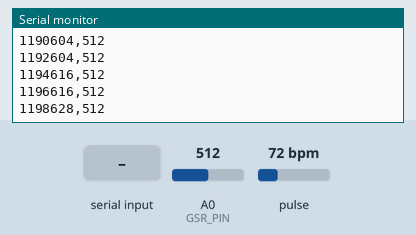
Recording of a sketch running on a simulated Arduino Uno, built with avr-gcc and run on an emulated ATmega328P. Parts: the last lines printed to the serial monitor. The inputs (shaded band) are chosen by the test bench; at power-on: A0 (GSR_PIN) = 512, pulse 72 bpm.

Above: at 1.2 s.
1.3 s: "t" received over Serial
At 2.7 s:
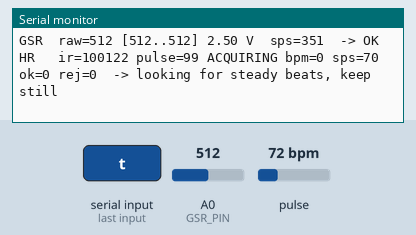
3.5 s: A0 (GSR_PIN) set to 323
At 6.18 s:
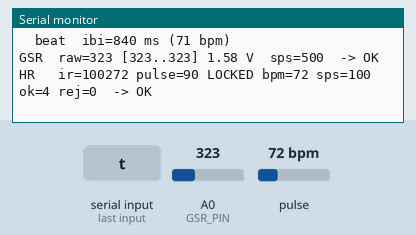
6.5 s: "s" received over Serial
At 7.5 s:
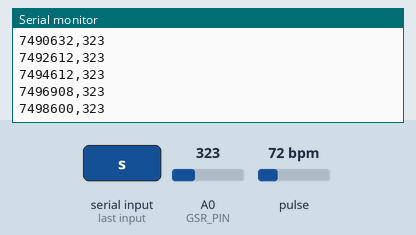
8.5 s: pulse set to 42 bpm
At 9.6 s:
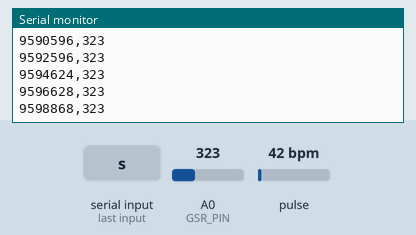
10.0 s: "t" received over Serial
At 10.6 s:
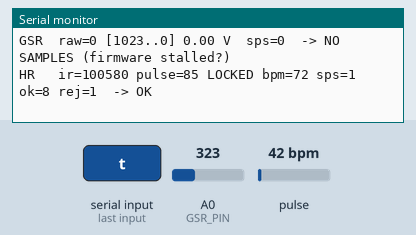
11.5 s: A0 (GSR_PIN) set to 0
At 13.9 s:
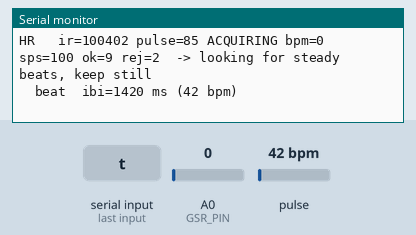
Timing chart, 0 to 15.4 s (numbered marks = the images above; inputs shaded):
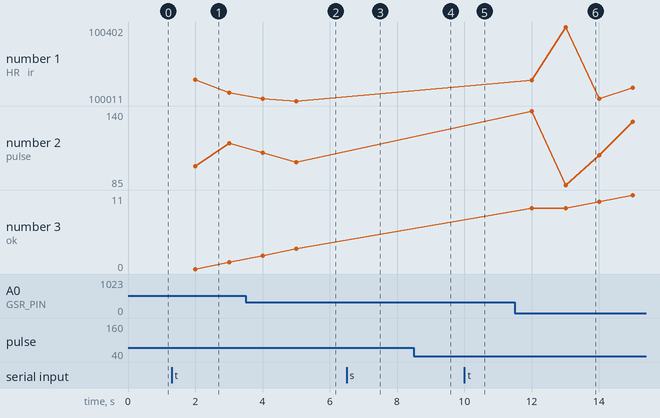

The sketch:

polygraph.ino
```cpp
// Combined polygraph firmware: GSR at 500 Hz on A0 + MAX30102 heart rate (I2C).
//
// Serial protocol (115200 baud, one record per line, see README.md):
//   <t_us>,<raw_adc>            500 Hz GSR sample (t_us = micros() just before analogRead)
//   B,<t_us>,<bpm>,<state>      1 Hz heart rate (bpm 0 unless LOCKED)
//   # <text>                    info / comments
//
// Serial commands: t = test mode (human-readable 1 s summary per sensor, stream off)
//                  s = stream mode (default, what the app reads)
// Test mode is not remembered: opening the port resets the board into stream mode.
//
// The BPM algorithm is ported unchanged from legacy/bpm_detector/bpm_detector.ino
// (sample-count time base, biquad band-pass, adaptive peak detector, IBI validation).
// The GSR tick has priority: the loop never blocks and drains at most one
// MAX30102 sample per iteration.

#include <Wire.h>
#include "MAX30105.h"

MAX30105 sensor;
bool sensorOk = false;

// ---- GSR ----
const byte GSR_PIN = A0;
const uint32_t GSR_INTERVAL_US = 2000;     // 500 Hz
const uint32_t LATE_US   = 500;            // a tick later than this counts as "late"
const uint32_t RESYNC_US = 10000;          // more than this behind -> resync, no catch-up burst
const uint32_t SENSOR_POLL_US = 4000;      // how often to ask the MAX30102 for new FIFO data
// Don't start I2C this close to the next GSR tick. A sensor.check() takes ~0.5 ms.
// Must stay well under 2000 - (GSR tick cost): in stream mode printing the GSR line
// (10-digit uint32 -> ~10 slow divisions) + analogRead uses ~0.6 ms of each 2 ms tick,
// and the old 1500 us guard left no window at all, so the HR sensor was never read.
const uint32_t I2C_GUARD_US   = 700;

uint32_t nextGsrCheck = 0;                 // previousMicros of the original scheduler
uint32_t lastSensorPoll = 0;
uint32_t lateTicks = 0, resyncs = 0;

// ---- test mode (see printTestReport) ----
const int GSR_OPEN_MAX    = 0;             // reads 0 -> electrodes open / finger off
const int GSR_SHORT_MIN   = 1020;          // reads ~5 V -> short or wiring fault
const int GSR_UNSTEADY    = 50;            // min..max spread in 1 s (LSB) that counts as unsteady
const uint32_t IR_SATURATED = 250000;      // 18-bit ADC max is 262143
bool testMode = false;
uint32_t gsrSum = 0;
uint16_t gsrCount = 0;
int gsrMin = 1023, gsrMax = 0;
uint16_t hrCount = 0;
uint32_t lastIr = 0;
uint32_t acceptedTotal = 0, rejectedTotal = 0;
uint16_t beatIbi = 0;                      // set on an accepted beat, printed and cleared in test mode
bool hrLinePending = false;

// ---- sensor config: 400 Hz / 4-sample average = 100 Hz effective ----
const byte LED_BRIGHTNESS = 60;      // 0-255 (255 = 50 mA)
const byte SAMPLE_AVERAGE = 4;
const byte LED_MODE       = 2;       // red + IR
const int  SAMPLE_RATE    = 400;
const int  PULSE_WIDTH    = 411;     // 18-bit resolution
const int  ADC_RANGE      = 16384;
const float FS            = 100.0;   // effective samples per second
const uint32_t SAMPLE_MS  = 10;

// ---- detection tuning ----
const uint32_t FINGER_THRESHOLD = 50000;   // raw IR below this = no finger
const int      SETTLE_SAMPLES   = 150;     // 1.5 s for filters to settle after placement
const uint32_t MIN_IBI          = 333;     // 180 BPM
const uint32_t MAX_IBI          = 1500;    // 40 BPM
const uint32_t REFRACTORY_MS    = 300;     // never two beats closer than this
const float    THRESH_FRAC      = 0.5;     // threshold = fraction of envelope
const float    ENV_DECAY        = 0.995;   // per sample
const float    ENV_ATTACK       = 0.3;     // partial attack so 1-2 sample spikes don't blow up the envelope
const float    OUTLIER_FRAC     = 0.30;    // reject IBI more than 30% from reference
const byte     IBI_HIST         = 8;       // BPM = median of this many IBIs
const byte     MIN_BEATS_LOCK   = 4;       // accepted IBIs before reporting BPM
const byte     MAX_CONSEC_REJECT = 4;      // then re-acquire
const uint32_t BEAT_TIMEOUT_MS  = 3000;    // no accepted beat this long -> re-acquire

// ---- biquad filter (RBJ cookbook, Direct Form I) ----
struct Biquad {
  float b0, b1, b2, a1, a2;
  float x1, x2, y1, y2;

  void design(bool highpass, float fc, float q) {
    float w0 = 2.0 * PI * fc / FS;
    float c = cos(w0), alpha = sin(w0) / (2.0 * q);
    float a0 = 1.0 + alpha;
    if (highpass) { b0 = (1.0 + c) / 2.0; b1 = -(1.0 + c); }
    else          { b0 = (1.0 - c) / 2.0; b1 =  (1.0 - c); }
    b2 = b0;
    b0 /= a0; b1 /= a0; b2 /= a0;
    a1 = -2.0 * c / a0;
    a2 = (1.0 - alpha) / a0;
  }
  void reset(float x, float y) { x1 = x2 = x; y1 = y2 = y; }
  float step(float x) {
    float y = b0 * x + b1 * x1 + b2 * x2 - a1 * y1 - a2 * y2;
    x2 = x1; x1 = x; y2 = y1; y1 = y;
    return y;
  }
};

Biquad hpf, lpf;

enum State : byte { NO_FINGER, SETTLING, ACQUIRING, LOCKED };
const char STATE_NAMES[][10] PROGMEM = { "NO_FINGER", "SETTLING", "ACQUIRING", "LOCKED" };

State state = NO_FINGER;

// signal state
uint32_t sampleCount = 0;      // time base: t = sampleCount * SAMPLE_MS
float sig = 0, sig1 = 0, sig2 = 0;
float env = 0;                 // peak envelope of filtered signal
int settleLeft = 0;

// beat state
uint32_t lastPeakT = 0;
uint32_t lastAcceptT = 0;
uint16_t ibiHist[IBI_HIST];
byte ibiSpot = 0, ibiCount = 0;
uint16_t lastIbi = 0;
byte consecReject = 0;
int bpm = 0;

uint16_t medianIbi() {
  uint16_t tmp[IBI_HIST];
  for (byte i = 0; i < ibiCount; i++) tmp[i] = ibiHist[i];
  for (byte i = 1; i < ibiCount; i++) {          // insertion sort, n <= 8
    uint16_t v = tmp[i];
    int8_t j = i - 1;
    while (j >= 0 && tmp[j] > v) { tmp[j + 1] = tmp[j]; j--; }
    tmp[j + 1] = v;
  }
  if (ibiCount % 2) return tmp[ibiCount / 2];
  return (tmp[ibiCount / 2 - 1] + tmp[ibiCount / 2]) / 2;
}

void clearBeats() {
  ibiSpot = ibiCount = 0;
  lastIbi = 0;
  consecReject = 0;
  bpm = 0;
}

void pushIbi(uint16_t ibi) {
  ibiHist[ibiSpot] = ibi;
  ibiSpot = (ibiSpot + 1) % IBI_HIST;
  if (ibiCount < IBI_HIST) ibiCount++;
  lastIbi = ibi;
}

void handlePeak(uint32_t tPeak) {
  if (lastPeakT == 0) {                          // first peak: nothing to measure yet
    lastPeakT = tPeak;
    return;
  }

  uint32_t ibi = tPeak - lastPeakT;
  uint16_t ref = (ibiCount >= 3) ? medianIbi() : lastIbi;

  if (ibi > MAX_IBI) {                           // missed beats / pause: restart the chain
    lastPeakT = tPeak;
    rejectedTotal++;
    return;
  }

  if (ibi < MIN_IBI || (ref && ibi < ref * (1.0 - OUTLIER_FRAC))) {
    // Extra peak (noise / dicrotic notch). Keep lastPeakT so the next real
    // beat is still measured from the previous real beat.
    rejectedTotal++;
    consecReject++;
  } else if (ref && ibi > ref * (1.0 + OUTLIER_FRAC)) {
    lastPeakT = tPeak;                           // probably a missed beat
    rejectedTotal++;
    consecReject++;
  } else {
    lastPeakT = tPeak;
    lastAcceptT = tPeak;
    pushIbi(ibi);
    consecReject = 0;
    acceptedTotal++;
    beatIbi = ibi;
    if (ibiCount >= MIN_BEATS_LOCK) {
      state = LOCKED;
      bpm = (int)(60000.0 / medianIbi() + 0.5);
    }
    return;
  }

  // While acquiring, an inconsistent interval just reseeds the history.
  if (ibiCount < 3 && ibi >= MIN_IBI) {
    clearBeats();
    pushIbi(ibi);
    lastPeakT = tPeak;
    lastAcceptT = tPeak;
  } else if (consecReject >= MAX_CONSEC_REJECT) {
    clearBeats();
    state = ACQUIRING;
  }
}

void processSample(uint32_t raw) {
  sampleCount++;
  hrCount++;
  lastIr = raw;
  uint32_t t = sampleCount * SAMPLE_MS;

  if (raw < FINGER_THRESHOLD) {
    if (state != NO_FINGER) {
      state = NO_FINGER;
      clearBeats();
      lastPeakT = 0;
      env = sig = sig1 = sig2 = 0;
    }
    return;
  }

  if (state == NO_FINGER) {                      // finger just placed
    state = SETTLING;
    settleLeft = SETTLE_SAMPLES;
    hpf.reset(raw, 0);                           // avoid a huge DC step transient
    lpf.reset(0, 0);
    env = 0;
  }

  sig2 = sig1;
  sig1 = sig;
  sig = -lpf.step(hpf.step((float)raw));        // IR dips on each pulse -> invert

  if (state == SETTLING) {
    if (--settleLeft <= 0) {
      state = ACQUIRING;
      lastAcceptT = t;
    }
    return;
  }

  // envelope: fast-ish attack, slow decay
  env *= ENV_DECAY;
  if (sig > env) env += ENV_ATTACK * (sig - env);
  float thr = env * THRESH_FRAC;

  // local maximum at previous sample, above threshold, outside refractory window
  uint32_t tPrev = t - SAMPLE_MS;
  if (sig1 > sig2 && sig1 >= sig && sig1 > thr && sig1 > 0 &&
      (lastPeakT == 0 || tPrev - lastPeakT >= REFRACTORY_MS)) {
    handlePeak(tPrev);
  }

  if (ibiCount > 0 && t - lastAcceptT > BEAT_TIMEOUT_MS) {
    clearBeats();
    lastAcceptT = t;
    state = ACQUIRING;
  }
}

void printBpmLine() {
  Serial.print(F("B,"));
  Serial.print(micros());
  Serial.print(',');
  if (!sensorOk) {
    Serial.println(F("0,NO_SENSOR"));
    return;
  }
  Serial.print(state == LOCKED ? bpm : 0);
  Serial.print(',');
  char name[10];
  strcpy_P(name, STATE_NAMES[state]);
  Serial.println(name);
}

void resetTestStats() {
  gsrSum = 0;
  gsrCount = 0;
  gsrMin = 1023;
  gsrMax = 0;
  hrCount = 0;
}

void printStateName() {
  char name[10];
  strcpy_P(name, STATE_NAMES[state]);
  Serial.print(name);
}

// One line per sensor per second, each ending in a plain-language verdict.
void printGsrReport() {
  int avg = gsrCount ? gsrSum / gsrCount : 0;
  Serial.print(F("GSR  raw=")); Serial.print(avg);                       // mean ADC reading this second (0..1023)
  Serial.print(F(" [")); Serial.print(gsrMin);                           // lowest and highest reading this second
  Serial.print(F("..")); Serial.print(gsrMax);
  Serial.print(F("] ")); Serial.print(avg * 5.0 / 1023.0, 2);            // mean voltage on A0
  Serial.print(F(" V  sps=")); Serial.print(gsrCount);                   // samples this second (expect ~500)
  Serial.print(F("  -> "));
  if (gsrCount == 0)                 Serial.println(F("NO SAMPLES (firmware stalled?)"));
  else if (gsrMax <= GSR_OPEN_MAX)   Serial.println(F("NO CONTACT: reads 0 V, check electrodes / fingers"));
  else if (gsrMin >= GSR_SHORT_MIN)  Serial.println(F("MAXED at 5 V: short circuit or wiring fault?"));
  else if (gsrMax - gsrMin > GSR_UNSTEADY) Serial.println(F("UNSTEADY: big swings, hold still / check contact"));
  else                               Serial.println(F("OK"));
}

void printHrReport() {
  Serial.print(F("HR   "));
  if (!sensorOk) {
    Serial.println(F("-> NOT FOUND: check SDA=A4, SCL=A5, VIN, GND (reset after fixing)"));
    return;
  }
  Serial.print(F("ir=")); Serial.print(lastIr);                          // latest raw IR reading (18-bit)
  Serial.print(F(" pulse=")); Serial.print(env, 0);                      // pulse amplitude after filtering
  Serial.print(F(" ")); printStateName();
  Serial.print(F(" bpm=")); Serial.print(state == LOCKED ? bpm : 0);
  Serial.print(F(" sps=")); Serial.print(hrCount);                       // sensor samples this second (expect ~100)
  Serial.print(F(" ok=")); Serial.print(acceptedTotal);                  // accepted / rejected beats since boot
  Serial.print(F(" rej=")); Serial.print(rejectedTotal);
  Serial.print(F("  -> "));
  if (hrCount == 0)                  Serial.println(F("NO SAMPLES from sensor"));
  else if (lastIr > IR_SATURATED)    Serial.println(F("SATURATED: lower LED_BRIGHTNESS or press lighter"));
  else if (state == NO_FINGER)       Serial.println(F("no finger: rest a fingertip lightly on the sensor"));
  else if (state == SETTLING)        Serial.println(F("finger detected, settling..."));
  else if (state == ACQUIRING)       Serial.println(F("looking for steady beats, keep still"));
  else                               Serial.println(F("OK"));
}

void handleSerial() {
  while (Serial.available()) {
    char c = Serial.read();
    if (c == 't' && !testMode) {
      testMode = true;
      resetTestStats();
      Serial.println();
      Serial.println(F("# TEST MODE: one GSR and one HR line per second. Send s to go back to stream mode."));
    } else if (c == 's' && testMode) {
      testMode = false;
      hrLinePending = false;
      Serial.println(F("# stream mode"));
    }
  }
}

void setup() {
  Serial.begin(115200);
  Serial.println(F("# polygraph ready (send t = test mode, s = stream mode)"));

  sensorOk = sensor.begin(Wire, I2C_SPEED_FAST);
  if (sensorOk) {
    sensor.setup(LED_BRIGHTNESS, SAMPLE_AVERAGE, LED_MODE, SAMPLE_RATE, PULSE_WIDTH, ADC_RANGE);
    sensor.setPulseAmplitudeRed(0x0A);          // red unused for BPM; keep it dim
    hpf.design(true, 0.7, 0.7071);              // removes DC + breathing drift
    lpf.design(false, 3.5, 0.7071);             // removes noise / dicrotic detail
  } else {
    Serial.println(F("# MAX3010x not found"));
  }

  nextGsrCheck = micros();
  lastSensorPoll = nextGsrCheck;
}

void loop() {
  static uint32_t lastB = 0, lastDiag = 0;
  uint32_t now = micros();

  // (a) GSR sample when due. Highest priority.
  uint32_t behind = now - nextGsrCheck;
  if (behind >= GSR_INTERVAL_US) {
    uint32_t lag = behind - GSR_INTERVAL_US;
    if (lag > LATE_US) lateTicks++;
    if (lag > RESYNC_US) {                       // long stall: don't burst catch-up samples
      resyncs++;
      nextGsrCheck = now;
    } else {
      nextGsrCheck += GSR_INTERVAL_US;
    }
    uint32_t t = micros();
    int raw = analogRead(GSR_PIN);
    if (testMode) {
      gsrSum += raw;
      gsrCount++;
      if (raw < gsrMin) gsrMin = raw;
      if (raw > gsrMax) gsrMax = raw;
    } else {
      Serial.print(t);
      Serial.print(',');
      Serial.println(raw);
    }
    return;
  }

  // (b) MAX30102: one sample per iteration, never right before a GSR tick.
  if (sensorOk) {
    if (sensor.available()) {
      uint32_t ir = sensor.getFIFOIR();
      sensor.nextSample();
      processSample(ir);
      return;
    }
    if (now - lastSensorPoll >= SENSOR_POLL_US &&
        (GSR_INTERVAL_US - behind) > I2C_GUARD_US) {
      lastSensorPoll = now;
      sensor.check();                            // fills the library's buffer; samples consumed above
      return;
    }
  }

  // (c) 1 Hz heart-rate line and 10 s timing self-check (stream mode),
  //     or the 1 s sensor report (test mode). The two report lines go out on
  //     separate iterations so one print never blocks for long.
  uint32_t ms = millis();
  handleSerial();
  if (testMode) {
    if (beatIbi) {
      Serial.print(F("  beat  ibi=")); Serial.print(beatIbi);
      Serial.print(F(" ms (")); Serial.print(60000 / beatIbi);
      Serial.println(F(" bpm)"));
      beatIbi = 0;
    } else if (hrLinePending) {
      hrLinePending = false;
      printHrReport();
      resetTestStats();
    } else if (ms - lastB >= 1000) {
      lastB = ms;
      printGsrReport();
      hrLinePending = true;
    }
    return;
  }
  beatIbi = 0;
  if (ms - lastB >= 1000) {
    lastB = ms;
    printBpmLine();
  } else if (ms - lastDiag >= 10000) {
    lastDiag = ms;
    Serial.print(F("# late="));
    Serial.print(lateTicks);
    Serial.print(F(" resync="));
    Serial.print(resyncs);
    Serial.print(F(" hr="));                     // HR samples in the last ~10 s (expect ~1000)
    Serial.println(hrCount);
    hrCount = 0;
  }
}
```

Measured:
- after the input at 6.5 s, the serial monitor: prints a new line at once (image 3)
